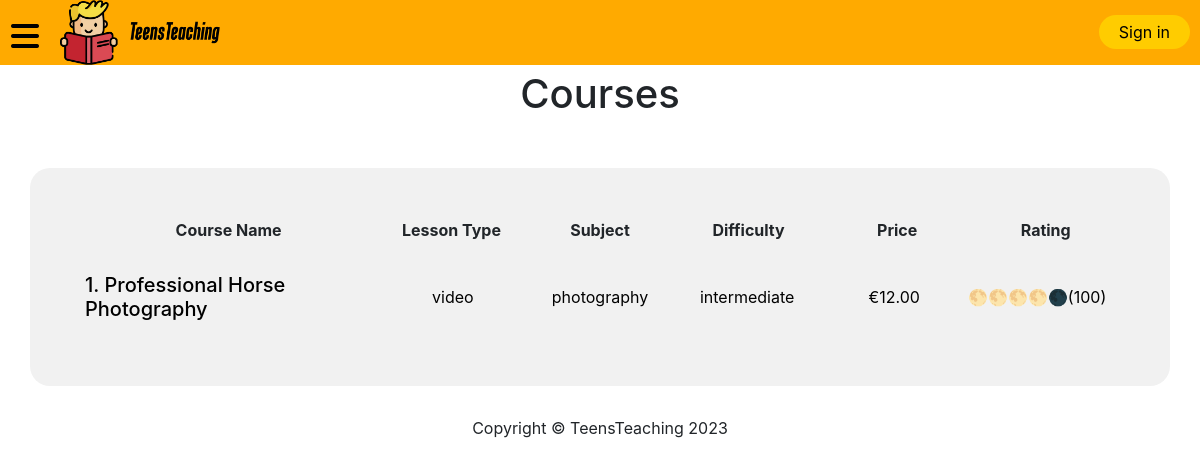
Screenshot of /courses/index.php with the database file from the repository.
### tables this page shows
CREATE TABLE `courses` (
  `id` int(11) NOT NULL,
  `teacher_id` int(11) NOT NULL,
  `course_subject` varchar(250) NOT NULL,
  `course_type` varchar(250) NOT NULL,
  `course_difficulty` varchar(250) NOT NULL,
  `course_name` varchar(250) NOT NULL,
  `course_description` text DEFAULT NULL,
  `course_intro_video` varchar(500) DEFAULT NULL,
  `course_price` decimal(6,2) NOT NULL DEFAULT 0.00,
  `json_blob` longtext DEFAULT NULL CHECK (json_valid(`json_blob`)),
  `creation_date` datetime NOT NULL DEFAULT current_timestamp()
);

### courses/index.php (the view, shortened to what this page needs)
<?php
$config = include($_SERVER["DOCUMENT_ROOT"] . "/teensteaching/config.php");
$has_courses = false;
$db = new mysqli($config['db_host'], $config['db_username'], $config['db_password'], $config['db_database']);
if ($db->connect_error) {
    die();
} else {
    if (isset($_GET['filter'])) {
        $filter = test_input($_GET['filter']);
        if (!empty($filter)){
            $qry = "SELECT * FROM courses WHERE course_subject = '$filter'";
        } else {
            $qry = "SELECT * FROM courses";
        }
    } else{
        $qry = "SELECT * FROM courses";
    }
    $result = $db->query($qry);
    if ($result) {
        if ((mysqli_num_rows($result) > 0)) {
            $has_courses = true;
        }
    }
}
?>
<!DOCTYPE html>
<html lang="en">
<head>
    <?php include '../partials/stylesheets.php'; ?>
</head>
<body>
    <?php include '../partials/nav.php'; ?>
    <h1>Courses</h1>
    <div class="profile" id="courses">
        <div class="headers">
            <p>Course Name</p>
            <p>Lesson Type</p>
            <p>Subject</p>
            <p>Difficulty</p>
            <p>Price</p>
            <p>Rating</p>
        </div>
        <?php
        if ($has_courses) {
            $count = 0;
            while ($row = mysqli_fetch_array($result)) {
                $count += 1;
                echo "<a href='../course/view.php?id=".$row['id']."'"." class='course-link'>";
                echo "<div class='course-card'>";
                echo "<h3>".$count.". ".$row['course_name']."</h3>";
                echo "<p>".$row['course_type']."</p>";
                echo "<p>".$row['course_subject']."</p>";
                echo "<p>".$row['course_difficulty']."</p>";
                echo "<p>€".$row['course_price']."</p>";
                echo "<div class='rating'>";
                echo "<p>🌕🌕🌕🌕🌑</p>";
                echo "<p>(100)</p>";
                echo "</div>";
                echo "</div>";
                echo "</a> ";
            }
        } else {
            echo "<p>There are no courses.</p>";
        }
        ?>
    </div>
    <?php include '../partials/footer.php'; ?>
</body>
</html>

### static/style.css (style rules this page uses)
*, *::before, *::after { box-sizing: border-box; }
body { margin: 0; padding-top: 70px; }
body h1 { text-align: center; }
.profile { max-width: 1000px; width: 95%; margin: auto; margin-top: 50px; padding: 50px; background-color: rgb(241, 241, 241); padding: 50px; border-radius: 20px; }
.profile .course-card { display: grid; grid-template-columns: 2fr 1fr 1.2fr 0.5fr; align-items: center; justify-items: center; }
.profile .course-link h3 { width: 100%; font-size: 20px; margin: 10px; }
.profile .course-card p { margin: 0; }
.course-link { text-decoration: none; color: black; display: block; padding: 5px; border-radius: 20px; }
#courses { width: 95%; max-width: 1500px; }
#courses .course-card { display: grid; grid-template-columns: 2fr 1fr 1fr 1fr 1fr 1fr; align-items: center; justify-items: center; }
#courses .headers { display: grid; grid-template-columns: 2fr 1fr 1fr 1fr 1fr 1fr; align-items: center; justify-items: center; }
.headers p { font-weight: 700; }
#courses .rating { display: flex; width: 100%; }
.rating { text-align: left; width: 100%; }

### rows the page displays
courses: course_name "Professional Horse Photography", course_type "video", course_subject "photography", course_difficulty "intermediate", course_price "12.00"
